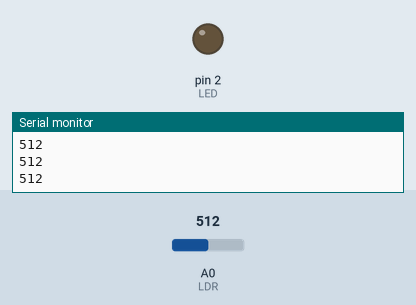
Recording of a sketch running on a simulated Arduino Uno, built with avr-gcc and run on an emulated ATmega328P. Shown: output pins drawn as LEDs (lit = HIGH), the last lines printed to the serial monitor. The inputs (shaded band) are chosen by the test bench; at power-on: A0 (LDR) = 512.

Above: at 1.2 s.
1.3 s: A0 (LDR) set to 472
2.8 s: A0 (LDR) set to 446
At 3.2 s:
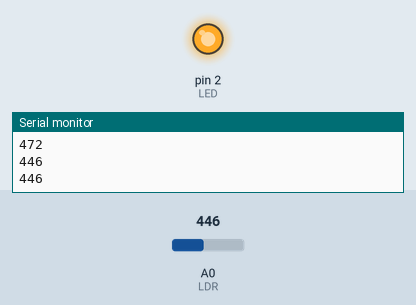
4.3 s: A0 (LDR) set to 527
5.8 s: A0 (LDR) set to 557
At 6.9 s:
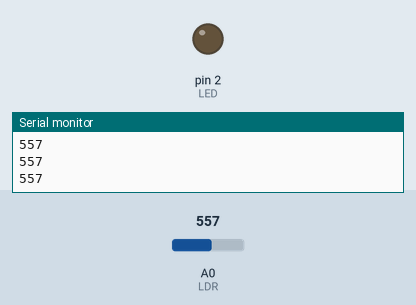
7.3 s: A0 (LDR) set to 306
At 8.2 s:
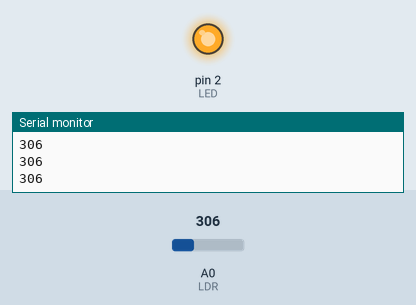
Timing chart, 0 to 9.9 s (numbered marks = the images above; inputs shaded):
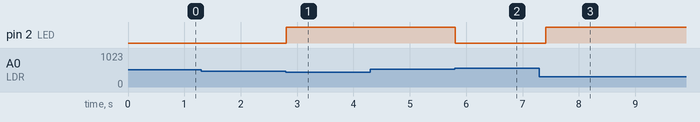

Measured:
- the behaviour switches between 460 and 459 on A0 (LDR) (found by bisection; images 0 and 1)
- the behaviour switches between 540 and 541 on A0 (LDR) (found by bisection; images 1 and 2)
- after the input at 2.8 s, pin 2 (LED): LOW → HIGH at once
- after the input at 5.8 s, pin 2 (LED): HIGH → LOW at once
- after the input at 7.3 s, pin 2 (LED): LOW → HIGH after 0.11 s

The sketch:

ldr_night_light.ino
```cpp
// Read the LDR on analog pin A0, print the light level over serial, and switch an LED (or relay) on digital pin 2 using a threshold with hysteresis to avoid flicker.
//
// Full tutorial: https://shillehtek.com/blogs/news/arduino-uno-ldr-automatic-night-light
// Parts used: https://shillehtek.com/products/arduino-uno-r3-starter-kit
//             https://shillehtek.com/products/820pcs-1-4w-1-41-kinds-each-value-20pcs-metal-film-resistors-kit-plastic-box
//             https://shillehtek.com/products/1-channel-5v-relay-module
// More examples: https://github.com/shillehbean/shillehtek-examples
//

const int LDR = A0;
const int LED = 2;
const int THRESHOLD = 500;    // from your Step 2 calibration
const int HYSTERESIS = 40;    // no flicker at the boundary

void setup() {
  Serial.begin(9600);
  pinMode(LED, OUTPUT);
}

void loop() {
  int light = analogRead(LDR);   // 0 (dark) .. 1023 (bright)
  Serial.println(light);

  if (light < THRESHOLD - HYSTERESIS)      digitalWrite(LED, HIGH); // dark
  else if (light > THRESHOLD + HYSTERESIS) digitalWrite(LED, LOW);  // bright

  delay(200);
}
```
